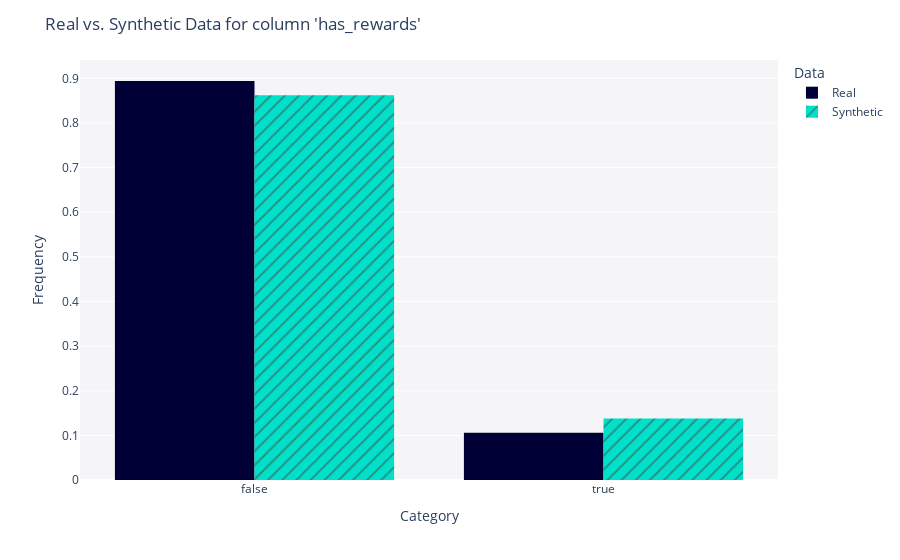
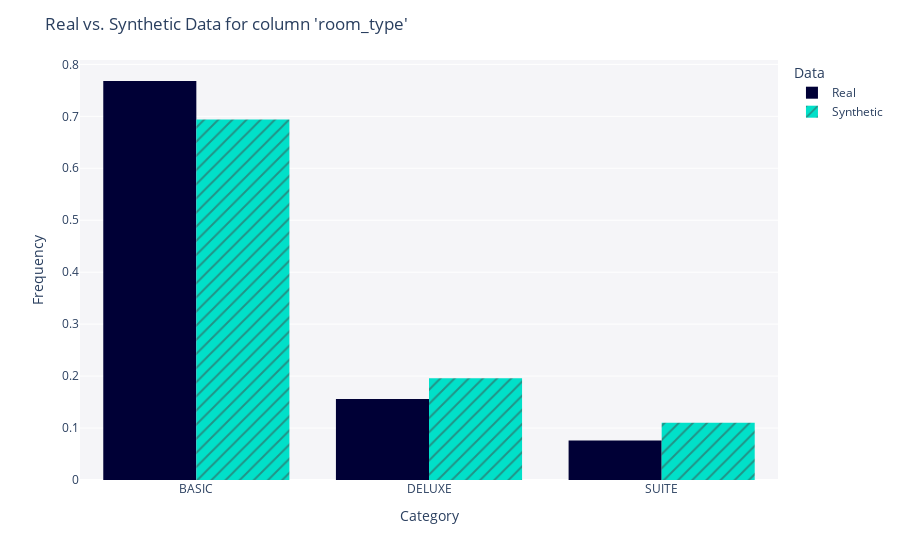

The cell these charts' notebook holds for them, in order:
### Code cell
for column in real_data.columns:
    try:
        fig = get_column_plot(
            real_data=real_data,
            synthetic_data=synthetic_data_customized,
            column_name=column,
            metadata=metadata
        )   

        fig.show()
    except:
        pass

### Figure 1 — Plotly figure (JSON) as saved in the notebook; plotly's stock layout.template omitted (floating-point values rounded to 4 significant figures; data arrays with more than 128 entries replaced by an {"elided": "..."} marker saying what was removed)
{"data": [{"alignmentgroup": "True", "bingroup": "x", "histnorm": "probability density", "hovertemplate": "<b>Real</b><br>Frequency: %{y}<extra></extra>", "legendgroup": "Real", "marker": {"color": "#000036", "pattern": {"shape": ""}}, "name": "Real", "offsetgroup": "Real", "orientation": "v", "showlegend": true, "type": "histogram", "x": {"elided": "500 bool values"}, "xaxis": "x", "yaxis": "y"}, {"alignmentgroup": "True", "bingroup": "x", "histnorm": "probability density", "hovertemplate": "<b>Synthetic</b><br>Frequency: %{y}<extra></extra>", "legendgroup": "Synthetic", "marker": {"color": "#01E0C9", "pattern": {"shape": "/"}}, "name": "Synthetic", "offsetgroup": "Synthetic", "orientation": "v", "showlegend": true, "type": "histogram", "x": {"elided": "500 bool values"}, "xaxis": "x", "yaxis": "y"}], "layout": {"barmode": "group", "legend": {"title": {"text": "Data"}, "tracegroupgap": 0}, "margin": {"t": 60}, "plot_bgcolor": "#F5F5F8", "title": {"text": "Real vs. Synthetic Data for column 'has_rewards'"}, "xaxis": {"anchor": "y", "domain": [0, 1], "title": {"text": "Category"}}, "yaxis": {"anchor": "x", "domain": [0, 1], "title": {"text": "Frequency"}}}}

### Figure 2 — Plotly figure (JSON) as saved in the notebook; plotly's stock layout.template omitted (floating-point values rounded to 4 significant figures; data arrays with more than 128 entries replaced by an {"elided": "..."} marker saying what was removed)
{"data": [{"alignmentgroup": "True", "bingroup": "x", "histnorm": "probability density", "hovertemplate": "<b>Real</b><br>Frequency: %{y}<extra></extra>", "legendgroup": "Real", "marker": {"color": "#000036", "pattern": {"shape": ""}}, "name": "Real", "offsetgroup": "Real", "orientation": "v", "showlegend": true, "type": "histogram", "x": {"elided": "500 str values"}, "xaxis": "x", "yaxis": "y"}, {"alignmentgroup": "True", "bingroup": "x", "histnorm": "probability density", "hovertemplate": "<b>Synthetic</b><br>Frequency: %{y}<extra></extra>", "legendgroup": "Synthetic", "marker": {"color": "#01E0C9", "pattern": {"shape": "/"}}, "name": "Synthetic", "offsetgroup": "Synthetic", "orientation": "v", "showlegend": true, "type": "histogram", "x": {"elided": "500 str values"}, "xaxis": "x", "yaxis": "y"}], "layout": {"barmode": "group", "legend": {"title": {"text": "Data"}, "tracegroupgap": 0}, "margin": {"t": 60}, "plot_bgcolor": "#F5F5F8", "title": {"text": "Real vs. Synthetic Data for column 'room_type'"}, "xaxis": {"anchor": "y", "domain": [0, 1], "title": {"text": "Category"}}, "yaxis": {"anchor": "x", "domain": [0, 1], "title": {"text": "Frequency"}}}}
